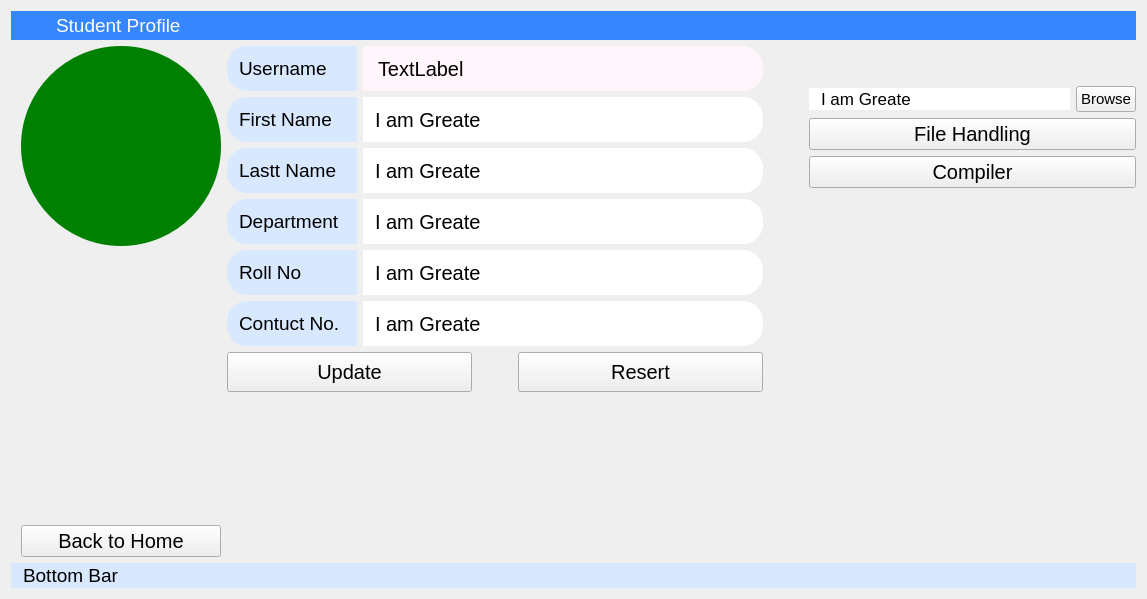
<?xml version="1.0" encoding="UTF-8"?>
<ui version="4.0">
 <class>studentProfile</class>
 <widget class="QWidget" name="studentProfile">
  <property name="geometry">
   <rect>
    <x>0</x>
    <y>0</y>
    <width>1147</width>
    <height>599</height>
   </rect>
  </property>
  <property name="minimumSize">
   <size>
    <width>0</width>
    <height>0</height>
   </size>
  </property>
  <property name="windowTitle">
   <string>Form</string>
  </property>
  <property name="styleSheet">
   <string notr="true">QLabel{
	background-color:rgb(216, 232, 255);
	padding: 1% 3%;
	padding-left:7%;
	border-top-left-radius: 20px;
	border-bottom-left-radius: 20px;
	font-size:19px;
}

QLineEdit{
	font-size:20px;
	border-top-right-radius: 20px;
	border-bottom-right-radius: 20px;
	border: solid;
	 padding: 2% 10%;
}

QPushButton{
		font-size:20px;

}</string>
  </property>
  <layout class="QVBoxLayout" name="verticalLayout">
   <item>
    <widget class="QLabel" name="label_2">
     <property name="minimumSize">
      <size>
       <width>0</width>
       <height>5</height>
      </size>
     </property>
     <property name="maximumSize">
      <size>
       <width>16777215</width>
       <height>45</height>
      </size>
     </property>
     <property name="styleSheet">
      <string notr="true">QLabel{
		color:white;
		
		font: 20pt &quot;Sans Serif&quot;;
		background-color:rgb(53, 134, 255);
		border-radius: 20px;
        text-align: center;
		padding:  3px 40px;
}

</string>
     </property>
     <property name="text">
      <string>Student Profile</string>
     </property>
    </widget>
   </item>
   <item>
    <layout class="QHBoxLayout" name="horizontalLayout">
     <item>
      <spacer name="horizontalSpacer">
       <property name="orientation">
        <enum>Qt::Horizontal</enum>
       </property>
       <property name="sizeType">
        <enum>QSizePolicy::Preferred</enum>
       </property>
       <property name="sizeHint" stdset="0">
        <size>
         <width>10</width>
         <height>20</height>
        </size>
       </property>
      </spacer>
     </item>
     <item>
      <layout class="QVBoxLayout" name="verticalLayout_2">
       <item>
        <widget class="QLabel" name="profilePicLabel">
         <property name="minimumSize">
          <size>
           <width>150</width>
           <height>150</height>
          </size>
         </property>
         <property name="maximumSize">
          <size>
           <width>200</width>
           <height>200</height>
          </size>
         </property>
         <property name="styleSheet">
          <string notr="true">QLabel{
	height:100%;
	width:100%;
	border-radius:100%;
	background-color:green;
	color:white;
	padding:100px;
}</string>
         </property>
         <property name="text">
          <string/>
         </property>
        </widget>
       </item>
       <item>
        <spacer name="verticalSpacer_3">
         <property name="orientation">
          <enum>Qt::Vertical</enum>
         </property>
         <property name="sizeType">
          <enum>QSizePolicy::Expanding</enum>
         </property>
         <property name="sizeHint" stdset="0">
          <size>
           <width>20</width>
           <height>40</height>
          </size>
         </property>
        </spacer>
       </item>
       <item>
        <widget class="QPushButton" name="backToHomeBtn">
         <property name="text">
          <string>Back to Home</string>
         </property>
        </widget>
       </item>
      </layout>
     </item>
     <item>
      <layout class="QVBoxLayout" name="verticalLayout_3">
       <item>
        <layout class="QHBoxLayout" name="horizontalLayout_11">
         <item>
          <widget class="QLabel" name="usernameLabel">
           <property name="minimumSize">
            <size>
             <width>130</width>
             <height>30</height>
            </size>
           </property>
           <property name="maximumSize">
            <size>
             <width>140</width>
             <height>16777215</height>
            </size>
           </property>
           <property name="text">
            <string>Username</string>
           </property>
          </widget>
         </item>
         <item>
          <widget class="QLabel" name="usernameValue">
           <property name="minimumSize">
            <size>
             <width>400</width>
             <height>45</height>
            </size>
           </property>
           <property name="styleSheet">
            <string notr="true">QLabel{
	font-size:20px;
	border-top-right-radius: 20px;
	border-bottom-right-radius: 20px;
	border-top-left-radius: 0px;
	border-bottom-left-radius: 0px;
	border: solid;
	 padding: 2% 10%;
	background-color:rgb(255, 245, 250)
}</string>
           </property>
           <property name="text">
            <string>TextLabel</string>
           </property>
          </widget>
         </item>
        </layout>
       </item>
       <item>
        <layout class="QHBoxLayout" name="horizontalLayout_2">
         <item>
          <widget class="QLabel" name="firstNameLabel">
           <property name="minimumSize">
            <size>
             <width>130</width>
             <height>30</height>
            </size>
           </property>
           <property name="text">
            <string>First Name</string>
           </property>
          </widget>
         </item>
         <item>
          <widget class="QLineEdit" name="firstNameValue">
           <property name="minimumSize">
            <size>
             <width>400</width>
             <height>45</height>
            </size>
           </property>
           <property name="text">
            <string>I am Greate</string>
           </property>
          </widget>
         </item>
        </layout>
       </item>
       <item>
        <layout class="QHBoxLayout" name="horizontalLayout_6">
         <item>
          <widget class="QLabel" name="label_7">
           <property name="minimumSize">
            <size>
             <width>130</width>
             <height>30</height>
            </size>
           </property>
           <property name="text">
            <string>Lastt Name</string>
           </property>
          </widget>
         </item>
         <item>
          <widget class="QLineEdit" name="lastNameValue">
           <property name="minimumSize">
            <size>
             <width>400</width>
             <height>45</height>
            </size>
           </property>
           <property name="text">
            <string>I am Greate</string>
           </property>
          </widget>
         </item>
        </layout>
       </item>
       <item>
        <layout class="QHBoxLayout" name="horizontalLayout_4">
         <item>
          <widget class="QLabel" name="label_5">
           <property name="minimumSize">
            <size>
             <width>130</width>
             <height>30</height>
            </size>
           </property>
           <property name="text">
            <string>Department</string>
           </property>
          </widget>
         </item>
         <item>
          <widget class="QLineEdit" name="departmentValue">
           <property name="minimumSize">
            <size>
             <width>400</width>
             <height>45</height>
            </size>
           </property>
           <property name="text">
            <string>I am Greate</string>
           </property>
          </widget>
         </item>
        </layout>
       </item>
       <item>
        <layout class="QHBoxLayout" name="horizontalLayout_3">
         <item>
          <widget class="QLabel" name="label_4">
           <property name="minimumSize">
            <size>
             <width>130</width>
             <height>30</height>
            </size>
           </property>
           <property name="text">
            <string>Roll No</string>
           </property>
          </widget>
         </item>
         <item>
          <widget class="QLineEdit" name="rollNoValue">
           <property name="minimumSize">
            <size>
             <width>400</width>
             <height>45</height>
            </size>
           </property>
           <property name="text">
            <string>I am Greate</string>
           </property>
          </widget>
         </item>
        </layout>
       </item>
       <item>
        <layout class="QHBoxLayout" name="horizontalLayout_8">
         <item>
          <widget class="QLabel" name="label_9">
           <property name="minimumSize">
            <size>
             <width>130</width>
             <height>30</height>
            </size>
           </property>
           <property name="text">
            <string>Contuct No.</string>
           </property>
          </widget>
         </item>
         <item>
          <widget class="QLineEdit" name="contuctNoValue">
           <property name="minimumSize">
            <size>
             <width>400</width>
             <height>45</height>
            </size>
           </property>
           <property name="text">
            <string>I am Greate</string>
           </property>
          </widget>
         </item>
        </layout>
       </item>
       <item>
        <layout class="QHBoxLayout" name="horizontalLayout_5">
         <item>
          <widget class="QPushButton" name="updateBtn">
           <property name="minimumSize">
            <size>
             <width>0</width>
             <height>40</height>
            </size>
           </property>
           <property name="text">
            <string>Update</string>
           </property>
          </widget>
         </item>
         <item>
          <spacer name="horizontalSpacer_4">
           <property name="orientation">
            <enum>Qt::Horizontal</enum>
           </property>
           <property name="sizeType">
            <enum>QSizePolicy::Maximum</enum>
           </property>
           <property name="sizeHint" stdset="0">
            <size>
             <width>40</width>
             <height>20</height>
            </size>
           </property>
          </spacer>
         </item>
         <item>
          <widget class="QPushButton" name="resetBtn">
           <property name="minimumSize">
            <size>
             <width>0</width>
             <height>40</height>
            </size>
           </property>
           <property name="text">
            <string>Resert</string>
           </property>
          </widget>
         </item>
        </layout>
       </item>
       <item>
        <spacer name="verticalSpacer_2">
         <property name="orientation">
          <enum>Qt::Vertical</enum>
         </property>
         <property name="sizeType">
          <enum>QSizePolicy::Expanding</enum>
         </property>
         <property name="sizeHint" stdset="0">
          <size>
           <width>20</width>
           <height>40</height>
          </size>
         </property>
        </spacer>
       </item>
       <item>
        <spacer name="horizontalSpacer_2">
         <property name="orientation">
          <enum>Qt::Horizontal</enum>
         </property>
         <property name="sizeHint" stdset="0">
          <size>
           <width>40</width>
           <height>20</height>
          </size>
         </property>
        </spacer>
       </item>
      </layout>
     </item>
     <item>
      <spacer name="horizontalSpacer_3">
       <property name="orientation">
        <enum>Qt::Horizontal</enum>
       </property>
       <property name="sizeType">
        <enum>QSizePolicy::Preferred</enum>
       </property>
       <property name="sizeHint" stdset="0">
        <size>
         <width>40</width>
         <height>20</height>
        </size>
       </property>
      </spacer>
     </item>
     <item>
      <layout class="QVBoxLayout" name="verticalLayout_5">
       <item>
        <spacer name="verticalSpacer_5">
         <property name="orientation">
          <enum>Qt::Vertical</enum>
         </property>
         <property name="sizeType">
          <enum>QSizePolicy::Preferred</enum>
         </property>
         <property name="sizeHint" stdset="0">
          <size>
           <width>20</width>
           <height>40</height>
          </size>
         </property>
        </spacer>
       </item>
       <item>
        <layout class="QHBoxLayout" name="horizontalLayout_13">
         <item>
          <widget class="QLineEdit" name="filePathLoaderValue">
           <property name="minimumSize">
            <size>
             <width>240</width>
             <height>0</height>
            </size>
           </property>
           <property name="styleSheet">
            <string notr="true">QLineEdit{
	font-size:17px;
	border-radius: 20px;
	border: solid;
	 padding: 0% 10%;
}</string>
           </property>
           <property name="text">
            <string>I am Greate</string>
           </property>
          </widget>
         </item>
         <item>
          <widget class="QPushButton" name="fileBrowseBtn">
           <property name="maximumSize">
            <size>
             <width>60</width>
             <height>16777215</height>
            </size>
           </property>
           <property name="font">
            <font>
             <pointsize>-1</pointsize>
            </font>
           </property>
           <property name="styleSheet">
            <string notr="true">QPushButton{
 font-size:15px
}</string>
           </property>
           <property name="text">
            <string>Browse</string>
           </property>
          </widget>
         </item>
        </layout>
       </item>
       <item>
        <widget class="QPushButton" name="fileHandlingBtn">
         <property name="minimumSize">
          <size>
           <width>150</width>
           <height>0</height>
          </size>
         </property>
         <property name="text">
          <string>File Handling</string>
         </property>
        </widget>
       </item>
       <item>
        <widget class="QPushButton" name="compilerBtn">
         <property name="text">
          <string>Compiler</string>
         </property>
        </widget>
       </item>
       <item>
        <spacer name="verticalSpacer_6">
         <property name="orientation">
          <enum>Qt::Vertical</enum>
         </property>
         <property name="sizeType">
          <enum>QSizePolicy::MinimumExpanding</enum>
         </property>
         <property name="sizeHint" stdset="0">
          <size>
           <width>20</width>
           <height>40</height>
          </size>
         </property>
        </spacer>
       </item>
      </layout>
     </item>
    </layout>
   </item>
   <item>
    <layout class="QHBoxLayout" name="horizontalLayout_9">
     <item>
      <widget class="QLabel" name="bottomBarLabel">
       <property name="minimumSize">
        <size>
         <width>0</width>
         <height>25</height>
        </size>
       </property>
       <property name="maximumSize">
        <size>
         <width>16777215</width>
         <height>45</height>
        </size>
       </property>
       <property name="text">
        <string>Bottom Bar</string>
       </property>
      </widget>
     </item>
    </layout>
   </item>
  </layout>
 </widget>
 <resources/>
 <connections/>
</ui>
